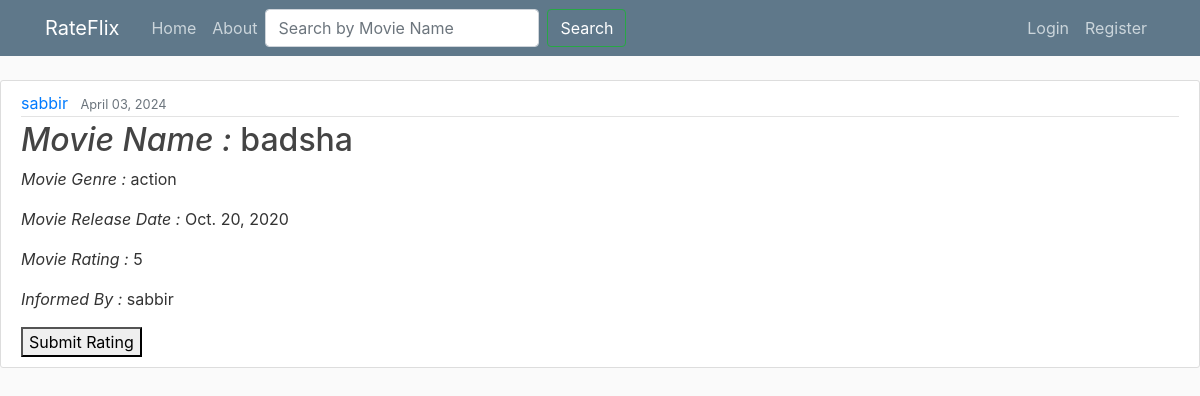
The page /movie/1/ on the database its author committed.
### movies/models.py (models this page shows, shortened)
class Movie(models.Model):
    name = models.CharField(max_length=100)
    genre = models.CharField(max_length=50)
    rating = models.CharField(max_length=5)
    release_date = models.DateField()
    date_posted = models.DateTimeField(default = timezone.now)
    author = models.ForeignKey(User, on_delete = models.CASCADE)

### movies/views.py (the view)
# urls.py: path('movie/<int:pk>/', MovieDetailView.as_view(), name='movie-detail'),
class MovieDetailView(DetailView):
    model = Movie

### movies/templates/movies/movie_detail.html (shortened to what this page needs)
{% extends "movies/base.html" %}
{% block content %}
<article class="media content-section">
    <div class="media-body" >
        <div class="article-metadata">
            <a class="mr-2" href="{% url 'user-movies' object.author.username%}">{{ object.author }}</a>
            <small class="text-muted">{{ object.date_posted | date:"F d, Y" }}</small>
        </div>
        <h2><i>Movie Name : </i><a class="article-title" href="{% url 'movie-detail' movie.id %}">{{ object.name }}</a></h2>
        <p class="article-content"> <i>Movie Genre : </i>{{ object.genre }}</p>
        <p class="article-content"> <i>Movie Release Date : </i>{{ object.release_date }}</p>
        <p class="article-content"> <i>Movie Rating : </i>{{ object.rating }}</p>
        <p class="article-content"> <i>Informed By : </i>{{ object.author }}</p>
        <form method="POST" action="{% url 'rate_movie' movie.id %}">
            <button type="submit">Submit Rating</button>
        </form>
    </div>
</article>
{% endblock content %}

### movies/static/movies/main.css (style rules this page uses)
body { background: #fafafa; color: #333333; margin-top: 5rem; }
h1, h2, h3, h4, h5, h6 { color: #444444; }
.content-section { background: #ffffff; padding: 10px 20px; border: 1px solid #dddddd; border-radius: 3px; margin-bottom: 20px; }
.article-title { color: #444444; }
.article-content { white-space: pre-line; }
.article-metadata { padding-bottom: 1px; margin-bottom: 4px; border-bottom: 1px solid #e3e3e3 }

### rows shown on the page
Movie: author "sabbir", date_posted "April 03, 2024", name "badsha", genre "action", release_date "Oct. 20, 2020", rating "5"
